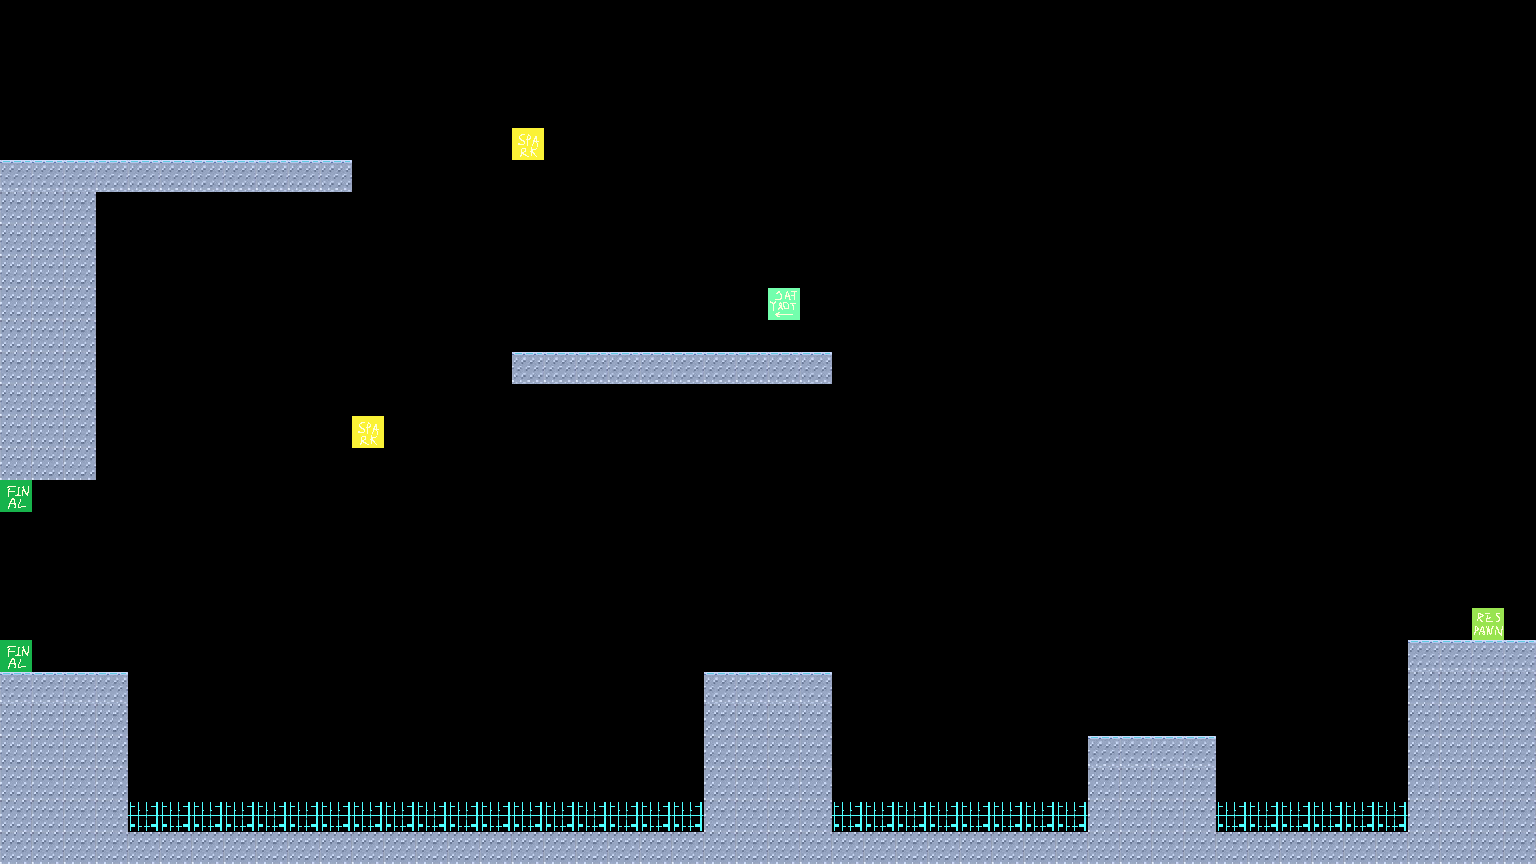

A 2D game scene composited from a Tiled map and its tileset images. What follows is a short description and the map's XML, with each tile layer's data collapsed to a summary:
An orthogonal 48x27 tile map with 32x32 px tiles, 3 tile layers (Wall, Object, Background).

<map version="1.10" tiledversion="1.11.2" orientation="orthogonal" renderorder="right-down" width="48" height="27" tilewidth="32" tileheight="32" infinite="0" nextlayerid="4" nextobjectid="1">
 <tileset firstgid="1" source="ExtendedMapSet.tsx" />
 <layer id="1" name="Wall" width="48" height="27">
  <data>[1296 cells, 198 non-empty, 3 distinct tile ids]</data>
 </layer>
 <layer id="2" name="Object" width="48" height="27">
  <data>[1296 cells, 6 non-empty, 4 distinct tile ids]</data>
 </layer>
 <layer id="3" name="Background" width="48" height="27">
  <data>[1296 cells, 6 non-empty, 1 distinct tile ids]</data>
 </layer>
</map>
